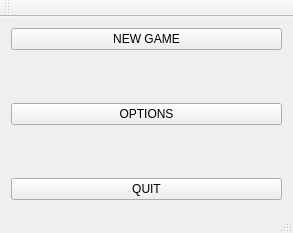
<?xml version="1.0" encoding="UTF-8"?>
<ui version="4.0">
 <class>Menu</class>
 <widget class="QMainWindow" name="Menu">
  <property name="geometry">
   <rect>
    <x>0</x>
    <y>0</y>
    <width>293</width>
    <height>233</height>
   </rect>
  </property>
  <property name="windowTitle">
   <string>Menu</string>
  </property>
  <widget class="QWidget" name="centralWidget">
   <layout class="QVBoxLayout" name="verticalLayout_2">
    <item>
     <layout class="QVBoxLayout" name="verticalLayout">
      <item>
       <widget class="QPushButton" name="newGameButton">
        <property name="text">
         <string>NEW GAME</string>
        </property>
       </widget>
      </item>
      <item>
       <spacer name="verticalSpacer_2">
        <property name="orientation">
         <enum>Qt::Vertical</enum>
        </property>
        <property name="sizeHint" stdset="0">
         <size>
          <width>20</width>
          <height>40</height>
         </size>
        </property>
       </spacer>
      </item>
      <item>
       <widget class="QPushButton" name="optionsButton">
        <property name="text">
         <string>OPTIONS</string>
        </property>
       </widget>
      </item>
      <item>
       <spacer name="verticalSpacer">
        <property name="orientation">
         <enum>Qt::Vertical</enum>
        </property>
        <property name="sizeHint" stdset="0">
         <size>
          <width>20</width>
          <height>40</height>
         </size>
        </property>
       </spacer>
      </item>
      <item>
       <widget class="QPushButton" name="quitButton">
        <property name="text">
         <string>QUIT</string>
        </property>
       </widget>
      </item>
     </layout>
    </item>
   </layout>
  </widget>
  <widget class="QMenuBar" name="menuBar">
   <property name="geometry">
    <rect>
     <x>0</x>
     <y>0</y>
     <width>293</width>
     <height>17</height>
    </rect>
   </property>
  </widget>
  <widget class="QToolBar" name="mainToolBar">
   <attribute name="toolBarArea">
    <enum>TopToolBarArea</enum>
   </attribute>
   <attribute name="toolBarBreak">
    <bool>false</bool>
   </attribute>
  </widget>
  <widget class="QStatusBar" name="statusBar"/>
 </widget>
 <layoutdefault spacing="6" margin="11"/>
 <resources/>
 <connections/>
</ui>
